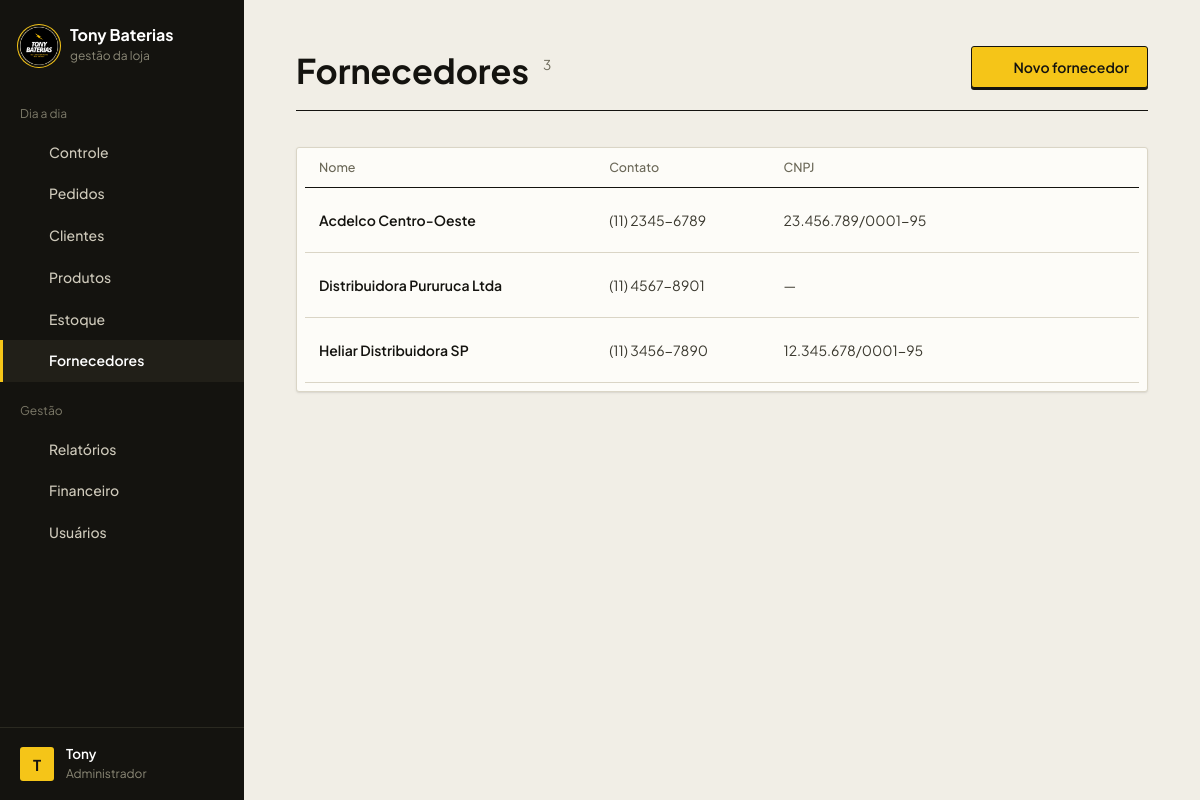
The page /public/fornecedores.php (signed in) on the database its author committed.
### tables this page shows
CREATE TABLE IF NOT EXISTS `fornecedores` (
  `id` int UNSIGNED NOT NULL AUTO_INCREMENT,
  `nome` varchar(150) NOT NULL,
  `contato` varchar(100) DEFAULT NULL,
  `cnpj` varchar(18) DEFAULT NULL,
  `criado_em` datetime NOT NULL DEFAULT CURRENT_TIMESTAMP,
  `atualizado_em` datetime NOT NULL DEFAULT CURRENT_TIMESTAMP ON UPDATE CURRENT_TIMESTAMP,
  PRIMARY KEY (`id`),
  KEY `idx_fornecedores_nome` (`nome`)
);

### config/config.php (called while the page is built, shortened)
<?php
spl_autoload_register(function (string $classe) {
    foreach (['models', 'controllers'] as $pasta) {
        $arquivo = BASE_PATH . "/app/$pasta/$classe.php";
        if (file_exists($arquivo)) {
            return;
        }
    }
});
require_once __DIR__ . '/BancoDados.php';
require_once BASE_PATH . '/app/helpers/validacoes.php';
require_once BASE_PATH . '/app/helpers/icones.php';
function ehAdmin(): bool
{
    return ($_SESSION['usuario_perfil'] ?? null) === 'admin';
}

### config/BancoDados.php (called while the page is built)
<?php
class BancoDados
{
    private static ?PDO $conexao = null;
    public static function getConnection(): PDO
    {
        if (self::$conexao === null) {
            $dsn = 'mysql:host=' . DB_HOST . ';port=' . DB_PORT . ';dbname=' . DB_NAME . ';charset=utf8mb4';
            try {
                self::$conexao = new PDO($dsn, DB_USER, DB_PASS, [
                    PDO::ATTR_ERRMODE            => PDO::ERRMODE_EXCEPTION,
                    PDO::ATTR_DEFAULT_FETCH_MODE => PDO::FETCH_ASSOC,
                    PDO::ATTR_EMULATE_PREPARES   => false,
                    PDO::MYSQL_ATTR_INIT_COMMAND => "SET time_zone = '" . (new DateTime('now'))->format('P') . "'",
                ]);
            } catch (PDOException $e) {
                die(APP_ENV === 'development'
                    ? 'Erro ao conectar ao banco de dados: ' . $e->getMessage()
                    : 'Não foi possível conectar ao banco de dados. Tente novamente mais tarde.');
            }
        }
        return self::$conexao;
    }
}

### app/controllers/FornecedorController.php (called while the page is built, shortened)
<?php
class FornecedorController
{
    private Fornecedor $fornecedorModel;
    public function __construct()
    {
        $this->fornecedorModel = new Fornecedor();
    }
    public function listar(): array
    {
        return $this->fornecedorModel->listarTodos();
    }
}

### app/models/Fornecedor.php (called while the page is built, shortened)
<?php
class Fornecedor
{
    private PDO $db;
    public function __construct()
    {
        $this->db = BancoDados::getConnection();
    }
    public function listarTodos(): array
    {
        return $this->db->query('SELECT * FROM fornecedores ORDER BY nome')->fetchAll();
    }
}

### app/views/fornecedores/listar.php (the view, shortened to what this page needs)
<div class="pagina-topo">
    <div>
        <h1>Fornecedores <span class="pagina-topo__contagem"><?= count($fornecedores) ?></span></h1>
    </div>
    <div class="pagina-topo__acoes">
        <a href="fornecedores.php?acao=form" class="btn btn-primario"><?= icone('mais', 16) ?> Novo fornecedor</a>
    </div>
</div>
<?php if (empty($fornecedores)): ?>
    <div class="estado-vazio">Nenhum fornecedor cadastrado.</div>
<?php else: ?>
    <section class="painel">
        <div class="tabela-wrap">
            <table class="tabela">
                <thead>
                    <tr>
                        <th>Nome</th>
                        <th>Contato</th>
                        <th>CNPJ</th>
                        <th></th>
                    </tr>
                </thead>
                <tbody>
                    <?php foreach ($fornecedores as $fornecedor): ?>
                        <tr>
                            <td class="cel-principal"><?= htmlspecialchars($fornecedor['nome']) ?></td>
                            <td><?= htmlspecialchars($fornecedor['contato'] ?? '—') ?></td>
                            <td><?= htmlspecialchars($fornecedor['cnpj'] ?? '—') ?></td>
                            <td class="cel-acoes">
                                <div class="acoes">
                                    <a href="fornecedores.php?acao=form&id=<?= $fornecedor['id'] ?>" class="acao" title="Editar">
                                        <?= icone('editar', 16) ?><span>Editar</span>
                                    </a>
                                    <?php if (ehAdmin()): ?>
                                        <?= botaoAcao('fornecedores.php?acao=excluir', ['id' => $fornecedor['id']], 'excluir', 'Excluir', 'acao--perigo', 'Excluir este fornecedor?') ?>
                                    <?php endif; ?>
                                </div>
                            </td>
                        </tr>
                    <?php endforeach; ?>
                </tbody>
            </table>
        </div>
    </section>
<?php endif; ?>

### app/helpers/icones.php (shortened to what this page needs)
<?php
function icone(string $nome, int $tamanho = 18): string
{
    return sprintf(
        '<svg width="%1$d" height="%1$d" viewBox="0 0 24 24" fill="none" stroke="currentColor" stroke-width="1.8" stroke-linecap="round" stroke-linejoin="round" aria-hidden="true">%2$s</svg>',
        $tamanho,
        trim($tracos[$nome])
    );
}
function botaoAcao(string $destino, array $campos, string $nomeIcone, string $rotulo, string $classe = '', string $confirmacao = ''): string
{
    $html = '<form method="POST" action="' . htmlspecialchars($destino) . '" class="form-linha">' . campoCsrf();
    foreach ($campos as $nome => $valor) {
        $html .= '<input type="hidden" name="' . htmlspecialchars((string) $nome) . '" value="' . htmlspecialchars((string) $valor) . '">';
    }
    $aviso = $confirmacao !== ''
        ? ' onclick="return confirm(' . htmlspecialchars(json_encode($confirmacao, JSON_UNESCAPED_UNICODE), ENT_QUOTES) . ');"'
        : '';
    return $html
        . '<button type="submit" class="acao ' . htmlspecialchars($classe) . '" title="' . htmlspecialchars($rotulo) . '"' . $aviso . '>'
        . icone($nomeIcone, 16) . '<span>' . htmlspecialchars($rotulo) . '</span></button></form>';
}

### public/assets/css/global.css (style rules this page uses)
:root { --papel: #f1eee6; --papel-fundo: #e6e1d3; --superficie: #fdfcf8; --tinta: #14130f; --tinta-2: #3b392f; --tinta-3: #6b6858; --linha: #dad5c6; --linha-forte: #bdb7a3; --amarelo: #f5c518; --amarelo-fundo: #fbf0c0; --amarelo-texto: #7a5c00; --erro: #b3382c; --erro-fundo: #f7e3df; --ok: #2b6b47; --ok-fundo: #dfece3; --fonte-base: 'Plus Jakarta Sans', system-ui, -apple-system, 'Segoe UI', sans-serif; --raio: 3px; --sombra-1: 0 1px 0 rgba(20, 19, 15, 0.04), 0 1px 3px rgba(20, 19, 15, 0.07); --sombra-2: 0 2px 4px rgba(20, 19, 15, 0.05), 0 14px 30px -10px rgba(20, 19, 15, 0.26); --curva: cubic-bezier(0.2, 0.7, 0.2, 1); }
* { margin: 0; padding: 0; box-sizing: border-box; }
body { font-family: var(--fonte-base); font-size: 15px; line-height: 1.55; color: var(--tinta); background-color: var(--papel); -webkit-font-smoothing: antialiased; }
a { color: inherit; text-decoration: none; }
button, input, select, textarea { font: inherit; color: inherit; }
.btn { display: inline-flex; align-items: center; justify-content: center; gap: 8px; min-height: 42px; padding: 10px 18px; border: 1px solid transparent; border-radius: var(--raio); font-size: 14px; font-weight: 600; line-height: 1.2; white-space: nowrap; cursor: pointer; user-select: none; }
.btn-primario { background-color: var(--amarelo); color: var(--tinta); border-color: var(--tinta); box-shadow: 0 2px 0 var(--tinta); }
.form-linha { display: contents; }

### public/assets/css/layout.css (style rules this page uses)
.lateral__item svg { width: 17px; height: 17px; flex-shrink: 0; color: #8c8977; }
.lateral__item--ativo svg, .lateral__item--ativo:hover svg { color: var(--amarelo); }
.pagina-topo { display: flex; flex-wrap: wrap; align-items: flex-end; justify-content: space-between; gap: 20px 24px; margin-bottom: 36px; padding-bottom: 22px; border-bottom: 1px solid var(--tinta); }
.pagina-topo h1 { font-size: clamp(26px, 3.2vw, 34px); font-weight: 700; line-height: 1; }
.pagina-topo__contagem { margin-left: 8px; font-size: 0.4em; font-weight: 400; vertical-align: 1.05em; color: var(--tinta-3); }
.pagina-topo__acoes { display: flex; flex-wrap: wrap; align-items: center; gap: 10px; }
.painel { background-color: var(--superficie); border: 1px solid var(--linha); border-radius: var(--raio); box-shadow: var(--sombra-1); }
.painel .tabela-wrap { padding: 0 8px 8px; }

### public/assets/css/tables.css (style rules this page uses)
.tabela-wrap { width: 100%; overflow-x: auto; }
.tabela { width: 100%; border-collapse: collapse; font-size: 14px; }
.tabela th { padding: 10px 14px; text-align: left; white-space: nowrap; font-size: 12.5px; font-weight: 500; color: var(--tinta-3); border-bottom: 1px solid var(--tinta); }
.tabela td { padding: 15px 14px; vertical-align: middle; color: var(--tinta-2); border-bottom: 1px solid var(--linha); }
.tabela .cel-principal { font-weight: 600; color: var(--tinta); }
.acoes { display: flex; justify-content: flex-end; gap: 2px; }
.acao { display: inline-flex; align-items: center; justify-content: center; gap: 8px; width: 34px; height: 34px; border: 1px solid transparent; border-radius: var(--raio); color: var(--tinta-3); background: none; cursor: pointer; }
button.acao { padding: 0; font: inherit; }

### rows shown on the page
fornecedores: nome "Acdelco Centro-Oeste", contato "(11) 2345-6789", cnpj "23.456.789/0001-95"
fornecedores: nome "Distribuidora Pururuca Ltda", contato "(11) 4567-8901", cnpj "—"
fornecedores: nome "Heliar Distribuidora SP", contato "(11) 3456-7890", cnpj "12.345.678/0001-95"

### other values the page prints
$grupoAtual "Dia a dia"
$item['label'] "Controle"
$item['label'] "Pedidos"
$item['label'] "Clientes"
$item['label'] "Produtos"
$item['label'] "Estoque"
$item['label'] "Fornecedores"
$grupoAtual "Gestão"
$item['label'] "Relatórios"
$item['label'] "Financeiro"
$item['label'] "Usuários"
mb_strtoupper(mb_substr($nomeUsuario, 0, 1)) "T"
$nomeUsuario "Tony"
count($fornecedores) "3"
